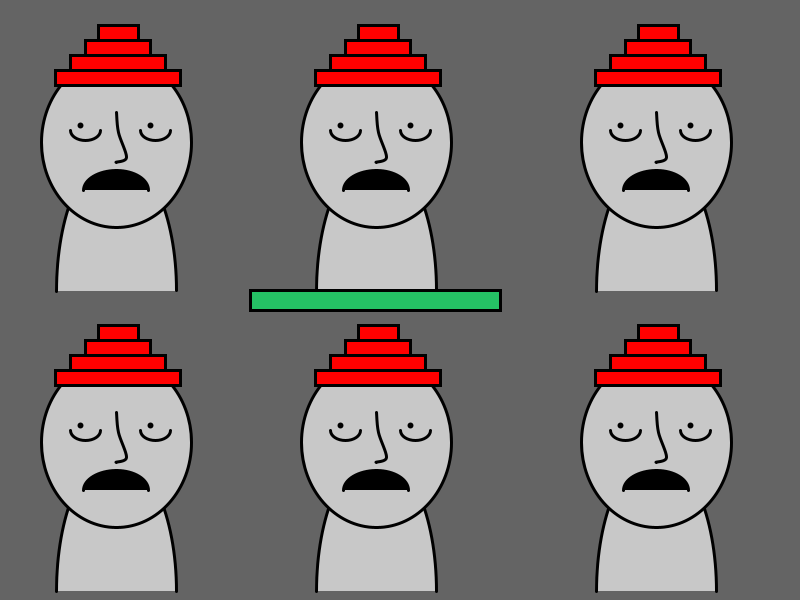
Frame 1 (no input)
Frame 60 (the mouse pressed at the canvas centre just before this capture): identical to frame 1, image omitted
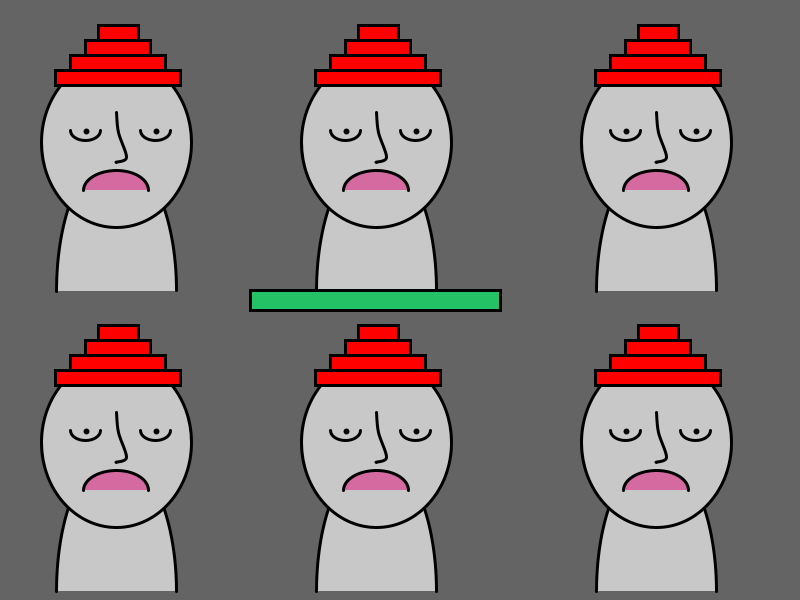
Frame 120 (the mouse held since frame 60 and released just before this capture)

The Processing sketch that drew these frames (run headless with seeded random() and noise(); from frame 60 on, the mouse is pressed at the canvas centre):

// Processing sketch: processing_37083
// ── processing_37083.pde

//Joel Simon
//Electronic Media Studio D
//sept, 14 2010

int hatState=0;
int stacheStateR;
int stacheStateG;
int stacheStateB;

void setup() {

  size(800, 600); //600x 491 pixels

  background(100); //greyscale
  smooth();
  drawMan(40, 50);
  drawMan(40, 350);
  drawMan(300, 50);
  drawMan(300, 350);
  drawMan(580, 350);
  drawMan(580, 50);

}

void draw() {

  background(100);
  drawMan(40, 50);
  drawMan(40, 350);
  drawMan(300, 50);
  drawMan(300, 350);
  drawMan(580, 350);
  drawMan(580, 50);

  fill(37, 193, 101);
  rect(250, 290, 250, 20);
  buttonClicked();
}

void buttonClicked() {
  if ((mousePressed) && (mouseX >250)  && (mouseX <500)&& (mouseY <310) && (mouseX >290)) {
    stacheStateR = int(random(256));
    stacheStateG = int(random(256));
    stacheStateB = int(random(256));
    hatState =int(random(0, 2));
  }
}

void drawMan(int x, int y) {
  strokeWeight(3);
  noFill();
  drawBody(x, y);
  drawNose(x, y);

  drawFunnyHat(x, y);

  //drawTopHat(x, y);
  drawStache(x, y);
  drawEyes(x, y);
}

void drawEyes(int x, int y) {
  strokeWeight(6);
  int eyesX = int(map(mouseX, 0, 600, -5, 5));
  int eyesY = int(map(mouseY, 0, 491, -5, 5));

  point(45+x+eyesX, 80+y+eyesY);
  point(115+x+eyesX, 80+y+eyesY); 

  strokeWeight(3);
  noFill();
  arc(45 +x, 80+y, 30, 20, 0, PI);
  arc(115+x, 80+y, 30, 20, 0, PI);
}

void drawNose(int x, int y) {
  noFill();
  beginShape();
  curveVertex(76+x, 62+y); // the first control point
  curveVertex(76+x, 62+y); // is also the start point of curve
  curveVertex(78+x, 82+y);
  curveVertex(86+x, 107+y);
  curveVertex(76+x, 112+y);
  curveVertex(106 +x, 112+y);
  endShape();
}

void drawBody(int x, int y) {
  strokeWeight(3);

  fill(200);
  arc(76 +x, 241+y, 120, 275, PI, TWO_PI);
  ellipse(76+x, 92+y, 150, 170);
} 
void drawTopHat(int x, int y) {
  x+=25;
  fill(0);
  rectMode(CORNERS);
  quad(40+x, 15+y, 105+x, 46+y, 148+x, -12+y, 88+x, -42+y);// HAT
  strokeWeight(10);
  line(10+x, -3+y, 147+x, 62+y);
}
void drawHat(int x, int y) {
  int h = int(random(2));
  if (h ==0) {
    drawTopHat(x, y);
  }
  else {
    drawFunnyHat(x, y);
  }
}

void drawFunnyHat(int x, int y) {


  x+=30;
  y+=5;
  fill( 255, 0, 0);
  rect(x-15, y+15, 125, 15);
  rect(x, y, 95, 15);
  rect(x+15, y-15, 65, 15);
  rect(x+28, y-30, 40, 15);
}


void drawStache(int x, int y) {

  fill(stacheStateR, stacheStateG, stacheStateB);//mustache color
  arc(76+x, 140+y, 65, 40, PI, TWO_PI);
}
